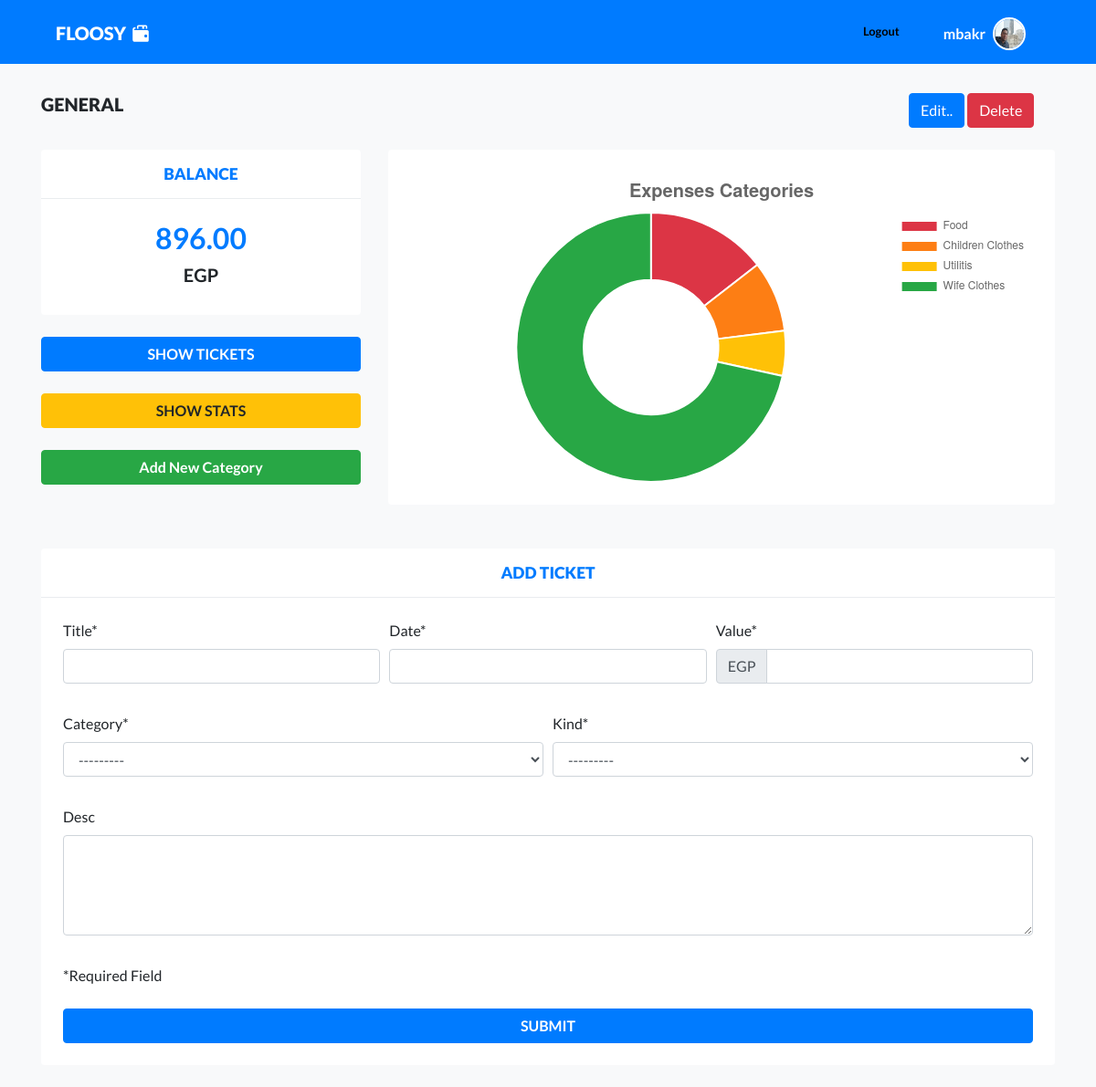
The app's page /wallet/general (signed in), older data.
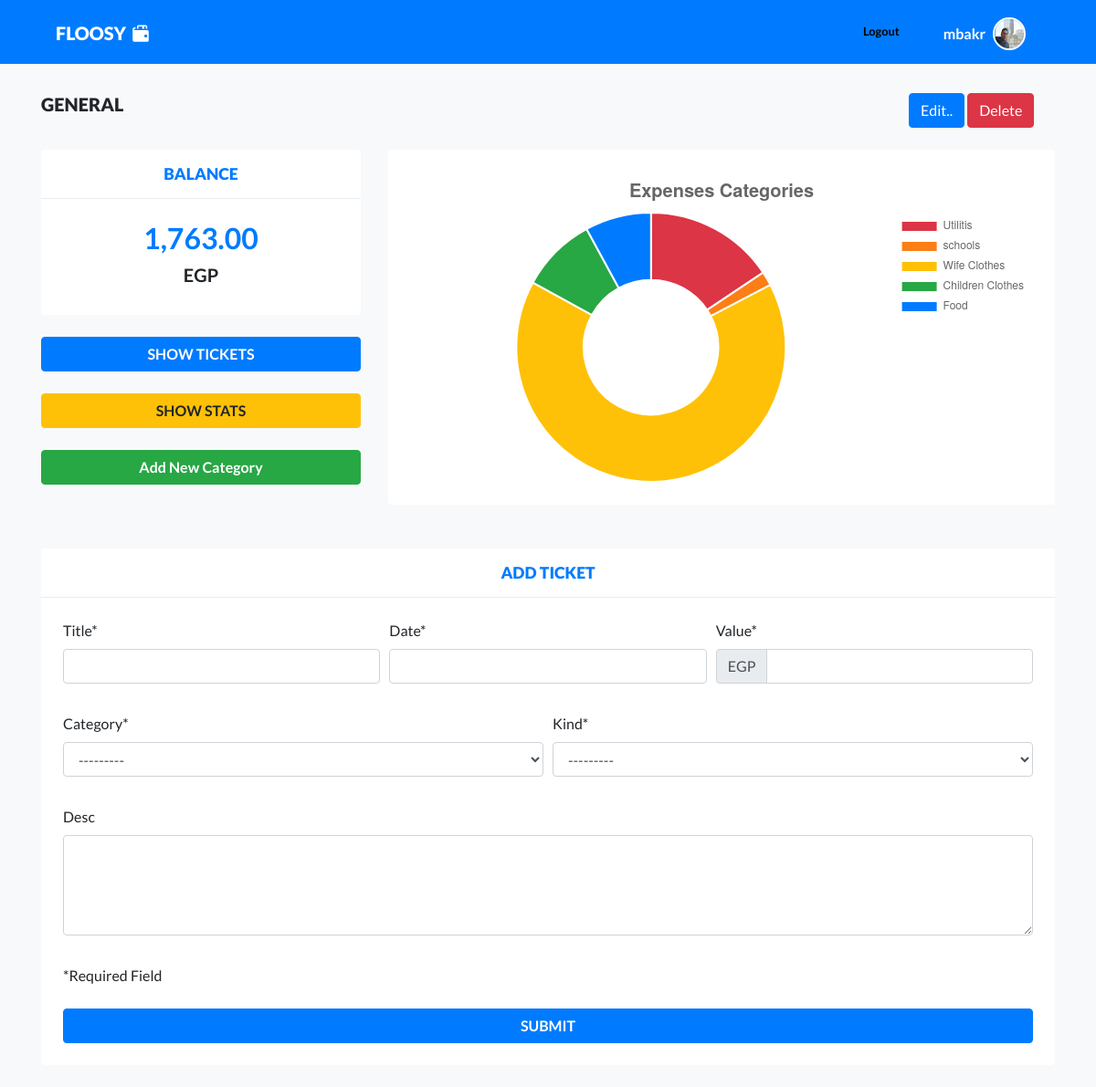
The same page, newer data.
### tracker/models.py (models this page shows, shortened)
class Wallet(models.Model):
    owner = models.ForeignKey(to=User, on_delete=models.CASCADE)
    name = models.CharField(max_length=100)
    slug = models.SlugField(blank=True,null=True)
    balance = models.DecimalField(max_digits=15, decimal_places=2, default=0)

### tracker/views.py (the view)
# urls.py: path('wallet/<slug:slug>', wallet, name='wallet'),
@login_required()
def wallet(request,slug):
    cat_list = False
    tickets_count = None
    wallet = get_object_or_404(Wallet, slug=slug,owner=request.user)
    categories = wallet.category_set.all()
    if categories.count() > 0:
        cat_list = True
    tickets = wallet.tickets.filter(kind='out')
    if tickets.count() > 0:
        tickets_count = tickets.count()
    data = {}
    for ticket in tickets:
        cat_name = ticket.category.name
        if not (cat_name in data.keys()):
            data[cat_name]=float(ticket.value)
        else:
            data[cat_name]= data[cat_name]+float(ticket.value)
    form = TicketForm(wallet,request.POST or None)
    if request.method == "POST":
        if form.is_valid():
            myform = form.save(commit=False)
            myform.wallet = wallet
            myform.save()
            return redirect(reverse(viewname='tracker:wallet', kwargs={'slug':wallet.slug}))
    context = {'wallet':wallet, 'categories':categories, 'form':form
    , 'data':data, 'tickets_count': tickets_count,'cat_list':cat_list}
    return render(request, 'tracker/wallet.html',context)

### tracker/forms.py
class TicketForm(forms.ModelForm):
    def __init__(self, wallet, *args, **kwargs):
        super(TicketForm, self).__init__(*args, **kwargs)
        self.fields['category'].queryset = Category.objects.filter(wallet=wallet)
    title = forms.CharField(widget=forms.TextInput(attrs={'placeholder':''}))
    date = forms.DateTimeField(widget=DateTimePicker(options={'useCurrent': True,'collapse': True,}
        ,attrs={'append': 'fa fa-calendar','icon_toggle': True,}),)
    desc = forms.CharField(widget=forms.Textarea(attrs={'cols':4,'rows':4}), required=False)
    class Meta:
        model = Ticket
        exclude = ['wallet',]

### tracker/models.py (called while the page is built)
    def __str__(self):
        return self.name

### tracker/templates/tracker/wallet.html (shortened to what the changed rows need)
{% extends 'base.html' %}
{% load static %}
{% load crispy_forms_tags %}
{% load humanize %}
{% block content %}
<section>
  <div class="container">
    <div class="row mt-4">
      <div class="col-12 col-md-10 mt-2">
        <h5 class="sectionHeading m-0"> {{wallet.name}}</h5>
      </div>
    </div>
    <div class="row">
      <div class="col-12 col-md-4">
        <div class="block bg-white my-4 rounded">
          <div class="blockContent p-4 text-center">
            <h2 class="text-primary"><strong>{{wallet.balance|intcomma}}</strong></h2>
          </div>
        </div>
      </div>
      <div class="col-12 col-md-8">
        <div class="block bg-white my-4 p-4 rounded">
          {% if tickets_count %}
          <canvas id="walletPieChart"></canvas>
          {% else %}
          <p style="text-align: center; font-weight: bold;"> No Expenses Tickets Yet!</p>
          {% endif %}
        </div>
      </div>
    </div>
  </div>
</section>
{% endblock content %}
{% block javascript %}
<script type="text/javascript">
$(function () {
$('#datetimepicker1').datetimepicker();
});
var ctx = document.getElementById('walletPieChart').getContext('2d');
var myChart = new Chart(ctx, {
    type: 'doughnut',
  data: {
    datasets: [{
      data: [{%for k,v in data.items%}'{{v}}',{%endfor%}],
      backgroundColor: ['#dc3545','#fd7e14','#ffc107','#28a745','#007bff'],
      label: 'Dataset 1'
    }],
    labels: [{%for k,v in data.items%}'{{k}}',{%endfor%}]
  },
  options: {
          title: {
            display: true,
            text: 'Expenses Categories',
            fontSize: 20,
            fontColor: '#666',
            fontStyle:'bold',
        },
    legend: {
      align: 'start',
      position: 'right',
    },
  }
});
</script>
{% endblock javascript %}

Row changes from the older to the newer data that the page shows:
changed Wallet "GENERAL": balance "896.00" → "1,763.00"
Text that changed along with them:
chart data {{ v }}: 925.0, 544.0, 344.0, 4567.0 → 1144.0, 123.0, 4802.0, 664.0, 580.0
chart data {{ k }}: Food, Children Clothes, Utilitis, Wife Clothes → Utilitis, schools, Wife Clothes, Children Clothes, Food
